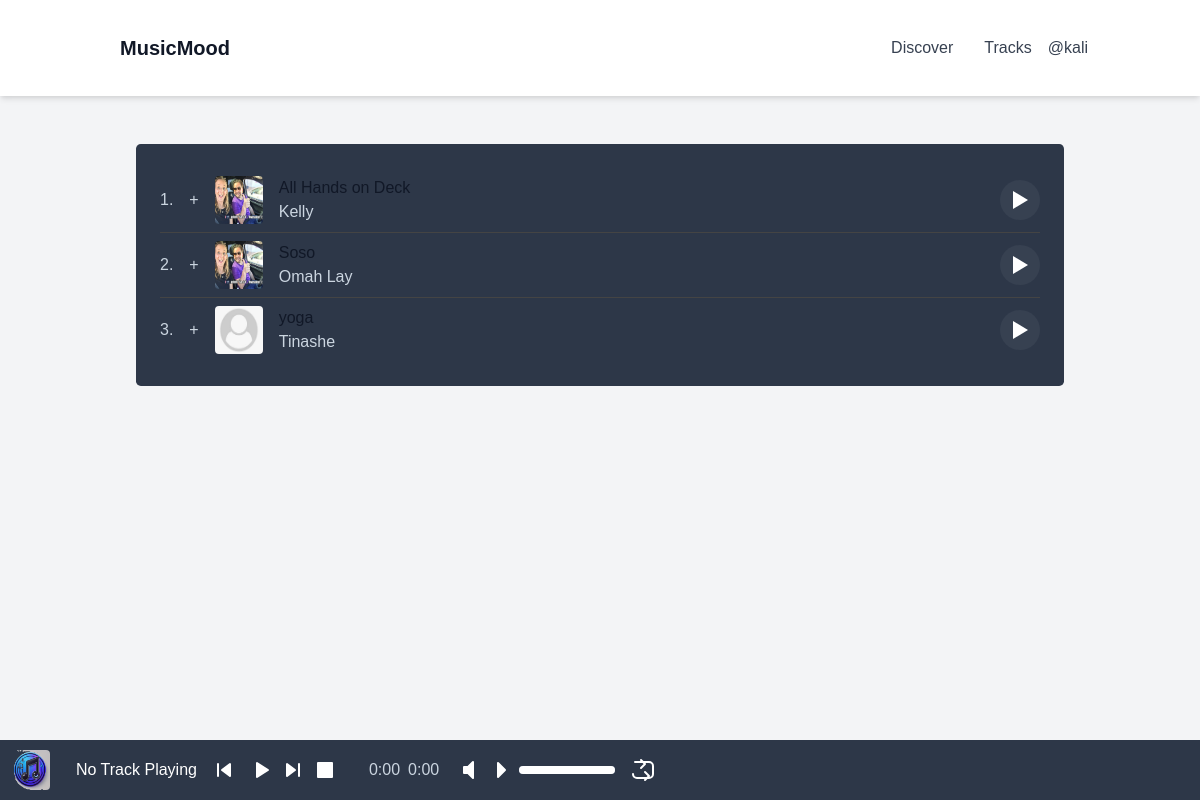
Page /song/song_list (signed in) on the earlier database version.
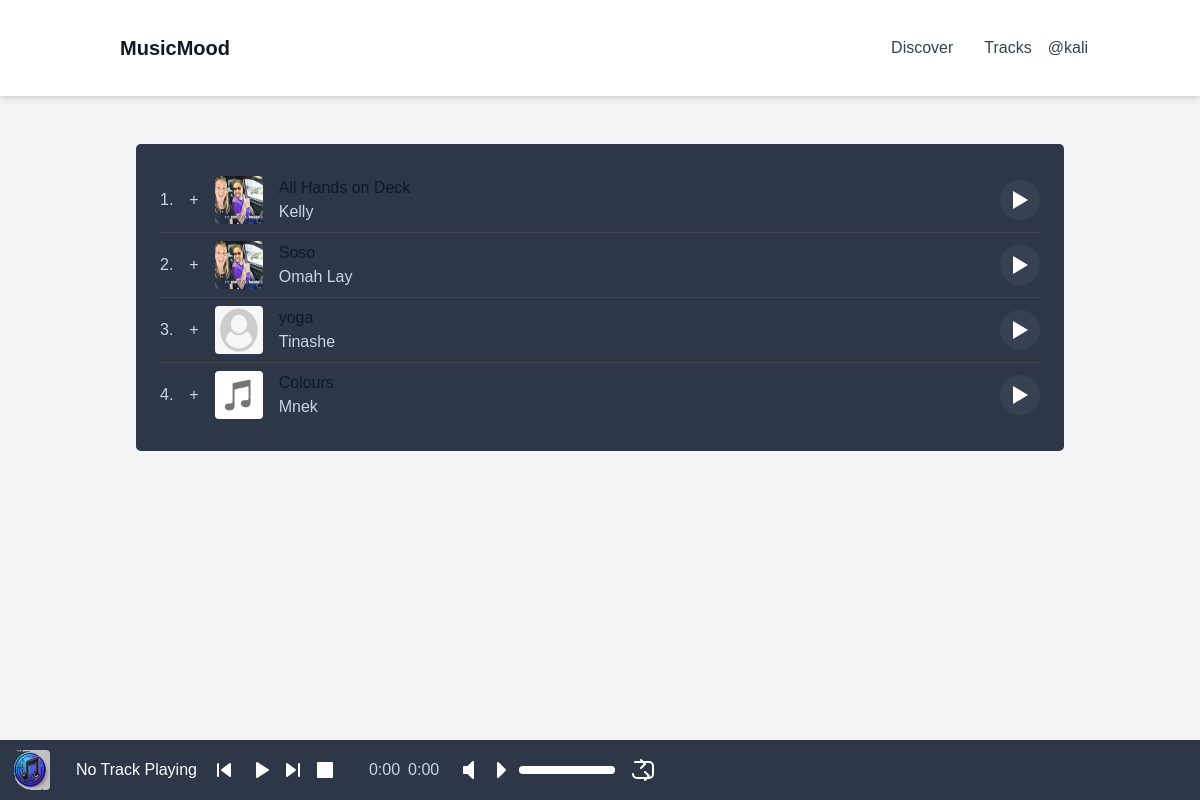
Same page on the later database version.
### app/models.py (models this page shows, shortened)
class Users(db.Model, UserMixin):
    id = db.Column(db.String(36), primary_key=True, default=lambda: str(uuid.uuid4()))
    username = db.Column(db.String(20), nullable=False, unique=True)
    name = db.Column(db.String(200), nullable=False)
    email = db.Column(db.String(120), nullable=False, unique=True)
    favorite_color = db.Column(db.String(120))
    date_added = db.Column(db.DateTime, nullable=False, default=datetime.utcnow)
    profile_pic = db.Column(db.String(255), nullable=True)
    is_admin = db.Column(db.Boolean, default=False)
    is_creater = db.Column(db.Boolean, default=False)
    playlists = db.relationship('Playlist', back_populates='user', cascade='all, delete-orphan')
    password_hash = db.Column(db.String(256))

class Song(db.Model):
    id = db.Column(db.String(36), primary_key=True, default=lambda: str(uuid.uuid4()))
    title = db.Column(db.String(100), nullable=False)
    artist = db.Column(db.String(100), nullable=False)
    album = db.Column(db.String(100), nullable=True)
    genre = db.Column(db.String(50), nullable=True)
    release_date = db.Column(db.Date, nullable=True)
    date_added = db.Column(db.DateTime, nullable=False, default=datetime.utcnow)
    song_file = db.Column(db.String(255), nullable=False)
    song_profile = db.Column(db.String(255), nullable=True)

### app/routes.py (the view)
@main.route('/song/song_list')
@login_required
def songs():
    songs = Song.query.all()
    return render_template('songs.html', songs=songs)

### app/__init__.py (called while the page is built)
def create_app():
    app = Flask(__name__)
    app.config.from_object(Config)
    db.init_app(app)
    migrate = Migrate(app, db)
    from .routes import main
    from .auth import auth  # Import the auth Blueprint
    app.register_blueprint(main)
    app.register_blueprint(auth, url_prefix='/auth')  # Register the auth Blueprint with a URL prefix
    login_manager = LoginManager()
    login_manager.init_app(app)
    login_manager.login_view = 'auth.login'
    @login_manager.user_loader
    def load_user(user_id):
        return Users.query.get(str(user_id))
    @app.errorhandler(404)
    def page_not_found(e):
        return render_template('404.html'), 404
    return app

### app/templates/songs.html
{% extends 'base.html' %}
{% block content %}
<main class="p-4">
    <div class="song-list bg-gray-800 p-4 rounded-lg">
        {% for song in songs %}
        <div class="song-item flex items-center justify-between py-2 border-b border-gray-700">
            <div class="flex items-center space-x-4">
                <span class="text-gray-400">{{ loop.index }}.</span>
                <button class="text-gray-400">+</button>
                <img src="{{ url_for('static', filename=song.song_profile if song.song_profile else 'img/default.png') }}" alt="Song Cover" class="w-12 h-12 rounded">
                <div>
                    <p>{{ song.title }}</p>
                    <p class="text-gray-400">{{ song.artist }}</p>
                </div>
            </div>
            <div class="flex items-center space-x-2">
                <button class="text-white bg-gray-700 hover:bg-gray-600 rounded-full p-2 play-button" data-url="{{ url_for('static', filename=song.song_file) }}" data-title="{{ song.title }}" data-artist="{{ song.artist }}">
                    <svg xmlns="http://www.w3.org/2000/svg" class="h-6 w-6" fill="currentColor" viewBox="0 0 24 24">
                        <path d="M5 3v18l15-9-15-9z" />
                    </svg>
                </button>
            </div>
        </div>
        {% endfor %}
    </div>
</main>
{% endblock %}

### app/templates/base.html (shortened to what this page needs)
<!DOCTYPE html>
<html lang="en">
<head>
    <link href="https://stackpath.bootstrapcdn.com/bootstrap/4.5.2/css/bootstrap.min.css" rel="stylesheet">
    <link href="https://cdn.jsdelivr.net/npm/tailwindcss@2.2.19/dist/tailwind.min.css" rel="stylesheet">
    <link rel="stylesheet" href="{{ url_for('static', filename='css/styles.css') }}">
</head>
<body class="bg-gray-100 text-gray-900 flex flex-col min-h-screen">
    <header class="bg-white shadow-md w-full">
        <div class="container mx-auto flex justify-between items-center p-4">
            <div class="logo flex items-center">
                <a href="{{ url_for('main.index') }}" class="text-xl font-semibold ml-2">MusicMood</a>
            </div>
            <nav class="flex items-center space-x-4">
                <a href="{{ url_for('main.playlist')}}" class="text-gray-700 hover:text-gray-900">Discover</a>
                <a href="{{ url_for('main.songs')}}" class="text-gray-700 hover:text-gray-900">Tracks</a>
                {% if current_user.is_authenticated %}
                    <a href="{{ url_for('auth.profile')}}" class="text-gray-700 hover:text-gray-900">@{{ current_user.username }}</a>
                {% endif %}
            </nav>
        </div>
    </header>
    <div id="content" class="flex-grow container mx-auto p-4">
        {% block content %}
        {% endblock %}
    </div>
    <footer class="fixed bottom-0 left-0 w-full bg-gray-800 p-2 flex items-center justify-between z-50">
        <div id="jp_container" class="jp-audio flex items-center w-full" role="application" aria-label="media player">
            <div class="flex items-center space-x-4">
                <div class="flex items-center space-x-4">
                    <img id="jp_cover" src="{{ url_for('static', filename='img/default.png') }}" alt="Cover Image" class="h-10 w-10 rounded">
                    <div class="jp-title flex-grow text-white" aria-label="title">No Track Playing</div>
                </div>
                <div class="jp-controls flex items-center space-x-2 mx-auto">
                    <button class="jp-previous text-white focus:outline-none" role="button" tabindex="0" aria-label="Previous">
                        <svg width="24" height="24" fill="none">
                            <path d="M10 12l8-6v12l-8-6Z" fill="currentColor" stroke="currentColor" stroke-width="2" stroke-linecap="round" stroke-linejoin="round" />
                            <path d="M6 6v12" stroke="currentColor" stroke-width="2" stroke-linecap="round" stroke-linejoin="round" />
                        </svg>
                    </button>
                    <button class="jp-play text-white focus:outline-none" role="button" tabindex="0" aria-label="Play">
                        <svg width="24" height="24" fill="none">
                            <path d="M8 5v14l11-7L8 5z" fill="currentColor" stroke="currentColor" stroke-width="2" stroke-linecap="round" stroke-linejoin="round" />
                        </svg>
                    </button>
                    <button class="jp-next text-white focus:outline-none" role="button" tabindex="0" aria-label="Next">
                        <svg width="24" height="24" fill="none">
                            <path d="M14 12L6 6v12l8-6Z" fill="currentColor" stroke="currentColor" stroke-width="2" stroke-linecap="round" stroke-linejoin="round" />
                            <path d="M18 6v12" stroke="currentColor" stroke-width="2" stroke-linecap="round" stroke-linejoin="round" />
                        </svg>
                    </button>
                    <button class="jp-stop text-white focus:outline-none" role="button" tabindex="0" aria-label="Stop">
                        <svg width="24" height="24" fill="none">
                            <rect x="5" y="5" width="14" height="14" fill="currentColor" stroke="currentColor" stroke-width="2" stroke-linecap="round" stroke-linejoin="round" />
                        </svg>
                    </button>
                </div>
                <div class="jp-time-holder flex items-center space-x-2 text-gray-400">
                    <div class="jp-current-time" role="timer" aria-label="time">0:00</div>
                    <div class="jp-duration" role="timer" aria-label="duration">0:00</div>
                </div>
                <div class="jp-volume-controls flex items-center space-x-2">
                    <button class="jp-mute text-white focus:outline-none" role="button" tabindex="0" aria-label="Mute">
                        <svg width="24" height="24" fill="none">
                            <path d="M9 9v6h4l5 5V4l-5 5H9z" fill="currentColor" stroke="currentColor" stroke-width="2" stroke-linecap="round" stroke-linejoin="round" />
                        </svg>
                    </button>
                    <button class="jp-volume-max text-white focus:outline-none" role="button" tabindex="0" aria-label="Max Volume">
                        <svg width="24" height="24" fill="none">
                            <path d="M11 5v14l7-7-7-7z" fill="currentColor" stroke="currentColor" stroke-width="2" stroke-linecap="round" stroke-linejoin="round" />
                        </svg>
                    </button>
                    <div class="jp-volume-bar bg-gray-600 rounded h-2 cursor-pointer w-24">
                        <div class="jp-volume-bar-value bg-white h-2 rounded"></div>
                    </div>
                </div>
                <div class="jp-toggles flex items-center space-x-2">
                    <button class="jp-repeat text-white focus:outline-none" role="button" tabindex="0" aria-label="Repeat">
                    </button>
                </div>
            </div>
        </div>
    </footer>
</body>
</html>

### app/static/css/styles.css (style rules this page uses)
body { margin: 0; font-family: Arial, sans-serif; background-color: #1a1a1a; color: white; }
.song-list { background-color: #2b2b2b; border-radius: 8px; }
.song-item { border-bottom: 1px solid #444; }
.song-item:last-child { border-bottom: none; }
.play-button { display: flex; align-items: center; justify-content: center; }
.fixed { position: fixed; }
.bottom-0 { bottom: 0; }
.left-0 { left: 0; }
.w-full { width: 100%; }
.bg-gray-800 { background-color: #2d3748; }
.p-2 { padding: 0.5rem; }
.flex { display: flex; }
.items-center { align-items: center; }
.justify-between { justify-content: space-between; }
.text-white { color: #fff; }
.text-gray-400 { color: #cbd5e0; }
.bg-gray-600 { background-color: #718096; }
.rounded-lg { border-radius: 0.5rem; }
header { display: flex; justify-content: space-between; align-items: center; padding: 10px 20px; background-color: #000; }
nav a { margin: 0 15px; text-decoration: none; color: white; }
main { flex-grow: 1; padding: 20px; }
footer { background-color: #000; padding: 10px 20px; position: fixed; bottom: 0; width: 100%; display: flex; align-items: center; }
.jp-audio { background: #2d3748; color: white; width: 100%; height: 60px; padding: 10px; position: fixed; bottom: 0; left: 0; display: flex; justify-content: space-between; align-items: center; z-index: 1000; }
.jp-controls button { background: none; border: none; color: white; cursor: pointer; margin: 0 5px; }
.jp-time-holder { display: flex; align-items: center; }
.jp-volume-controls, .jp-toggles { display: flex; align-items: center; }
.jp-title { white-space: nowrap; overflow: hidden; text-overflow: ellipsis; flex: 1; text-align: center; padding: 0 10px; }

Differences in the rows shown:
added Song: song_profile (placeholder picture), title "Colours", artist "Mnek"
